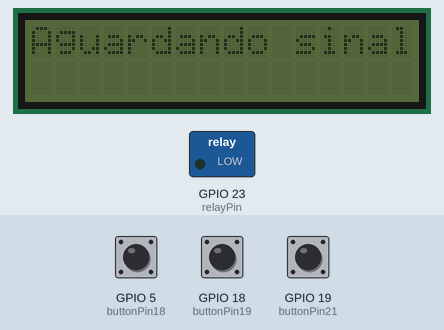
Recording of a program running on a simulated ESP32. Shown: 16×2 character LCD, switched loads named in the program (green lamp = pin HIGH). Dashed ring = blinking. The inputs (shaded band) are chosen by the test bench; at power-on: GPIO 19 (buttonPin21) LOW, GPIO 18 (buttonPin19) LOW, GPIO 5 (buttonPin18) LOW. What the program prints to the serial monitor is not drawn.

Above: at 1.2 s.
1.3 s: GPIO 19 (buttonPin21) pulled HIGH for 3.2 s
At 5.5 s:
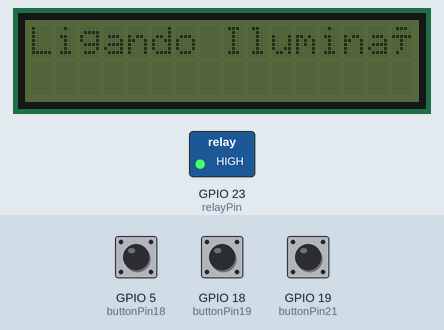
6.0 s: GPIO 18 (buttonPin19) pulled HIGH for 3.2 s
At 10.3 s:
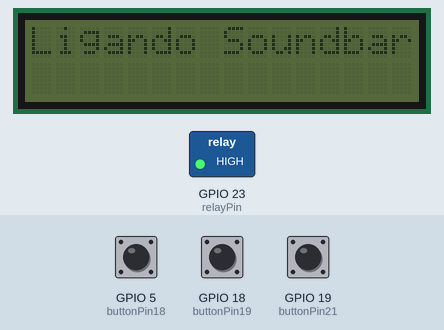
10.7 s: GPIO 5 (buttonPin18) pulled HIGH for 0.15 s
At 11.9 s:
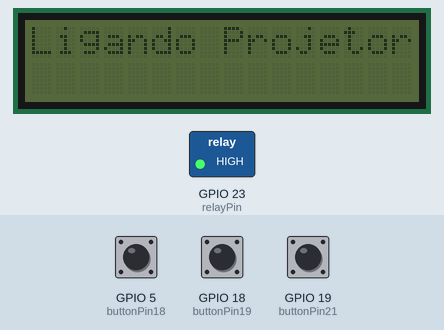
12.3 s: GPIO 5 (buttonPin18) pulled HIGH for 1 s
At 12.7 s:
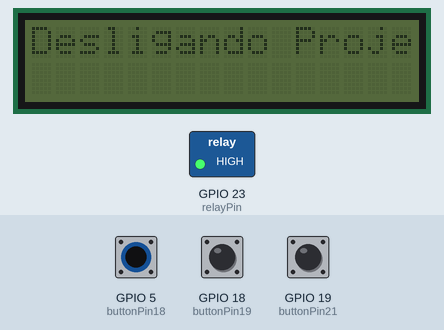
14.8 s: GPIO 5 (buttonPin18) pulled HIGH for 3.2 s
19.5 s: GPIO 18 (buttonPin19) pulled HIGH for 0.15 s
At 19.9 s:
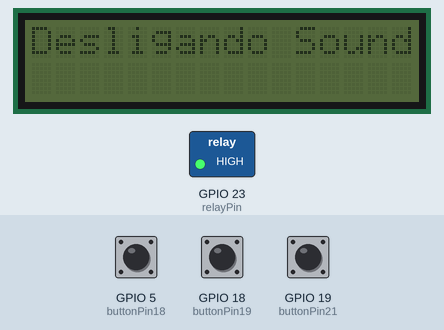
Timing chart, 0 to 22.1 s (numbered marks = the images above; inputs shaded):
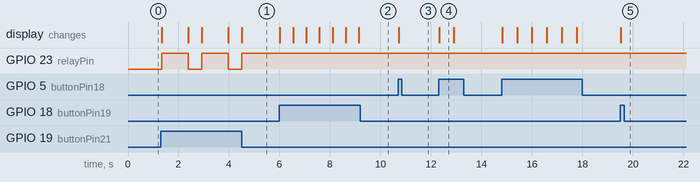

The program:

main.cpp
```cpp
#include <Arduino.h>
#include <IRremoteESP8266.h>
#include <IRrecv.h>
#include <IRsend.h>
#include <Wire.h>
#include <LiquidCrystal_I2C.h>

const int IRemitterPin = 34;  // Pino D34 para o emissor IR
const int buttonPin18 = 5;  // Pino do botão D18
const int buttonPin19 = 18;  // Pino do botão D19
const int buttonPin21 = 19;  // Pino do botão D21
const int relayPin = 23;      // Pino do relé
const int receiverPin = 25;  // Pino D22 para o receptor IR
bool projectorOn = false;
bool soundbarOn = false;
int lightingMode = 0;  // 0: Desligado, 1: Modo 1, 2: Modo 2
int button21Clicks = 0;
unsigned long lastDebounceTime = 0;
unsigned long debounceDelay = 500;

IRsend irsend(IRemitterPin);
IRrecv irrecv(receiverPin);
decode_results results;

LiquidCrystal_I2C lcd(0x27, 16, 2); // Substitua pelo endereço I2C correto do seu display

void setup() {
  Serial.begin(115200);
  pinMode(buttonPin18, INPUT);
  pinMode(buttonPin19, INPUT);
  pinMode(buttonPin21, INPUT);
  pinMode(relayPin, OUTPUT);
  digitalWrite(relayPin, LOW);  // Inicialmente, o relé está desligado
  irsend.begin();  // Inicializa o emissor IR
  irrecv.enableIRIn();  // Inicializa o receptor IR
  Wire.begin();
  lcd.begin(16, 2); // Inicialize o display com 16 co
  lcd.setBacklight(LOW); // Desligue o backlight
  lcd.clear();
  lcd.setCursor(0, 0);
  lcd.print("Aguardando sinal IR...");
}

void printToSerialAndLCD(const char* message) {
  // Imprime na porta serial
  Serial.println(message);

  // Imprime no display LCD
  lcd.clear();
  lcd.setCursor(0, 0);
  lcd.print(message);
}

void loop() {
  // Botão D18
  if (digitalRead(buttonPin18) == HIGH && (millis() - lastDebounceTime) > debounceDelay) {
    if (projectorOn) {
      printToSerialAndLCD("Desligando Projetor");
      irsend.sendNEC(0xE4780854, 32); // Substitua o código com o código IR correto
      projectorOn = false;
    } else {
      printToSerialAndLCD("Ligando Projetor");
      irsend.sendNEC(0xE1BA5140, 32); // Substitua o código com o código IR correto
      projectorOn = true;
    }
    lastDebounceTime = millis();
  }

  // Botão D19
  if (digitalRead(buttonPin19) == HIGH && (millis() - lastDebounceTime) > debounceDelay) {
    if (soundbarOn) {
      printToSerialAndLCD("Desligando Soundbar");
      soundbarOn = false;
    } else {
      printToSerialAndLCD("Ligando Soundbar");
      soundbarOn = true;
    }
    lastDebounceTime = millis();
  }

  // Botão D21
  if (digitalRead(buttonPin21) == HIGH && (millis() - lastDebounceTime) > debounceDelay) {
    button21Clicks++;
    if (button21Clicks == 1) {
      printToSerialAndLCD("Ligando Iluminação (Modo 1)");
      lightingMode = 1;
      digitalWrite(relayPin, HIGH);  // Liga o relé
    } else if (button21Clicks == 2) {
      printToSerialAndLCD("Ligando Iluminação (Modo 2)");
      lightingMode = 2;
    } else if (button21Clicks == 3) {
      printToSerialAndLCD("Desligando Iluminação");
      lightingMode = 0;
      digitalWrite(relayPin, LOW);  // Desliga o relé
      button21Clicks = 0;
    }
    lastDebounceTime = millis();
  }

  // Receptor IR
  if (irrecv.decode(&results)) {
    // Imprime o código IR capturado na porta serial
    Serial.print("Código IR: 0x");
    Serial.println(results.value, HEX);

    // Envie o código IR capturado (retransmita) com o emissor IR (opcional)
    irsend.sendNEC(results.value, 32);

    irrecv.resume();  // Continue a aguardar outros códigos IR
  }
}
```

Measured:
- after the input at 1.3 s, GPIO 23 (relayPin): alternates HIGH for 1.1 s and LOW for 0.53 s, starting at once; the display: changes at once (image 1)
- after the input at 6.0 s, the display: changes at once (image 2)
- after the input at 10.7 s, the display: changes at once (image 3)
- after the input at 12.3 s, the display: changes at once (image 4)
- after the input at 19.5 s, the display: changes at once (image 5)
- what the display in image 4 shows lasts 0.6 s, from 12.3 s to 12.9 s
